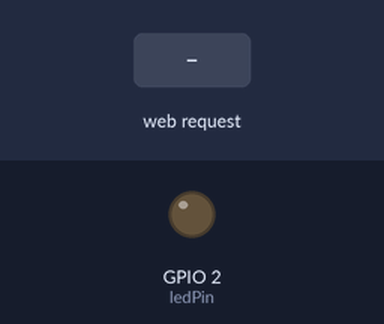
Simulated run of this sketch. Board: ESP8266 (NodeMCU). Parts: output pins drawn as LEDs (lit = HIGH). Inputs (shaded band) come from the test bench. WiFi joins after 1.5 s; servers stay silent unless stated; what the sketch prints to the serial monitor is not drawn.

Above: at 2.7 s.
2.8 s: HTTP request GET /?LED=ON received
At 3.4 s:
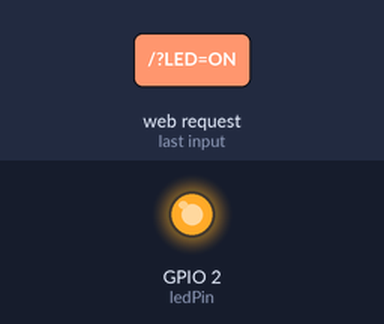
4.3 s: HTTP request GET /?LED=OFF received
At 4.6 s:
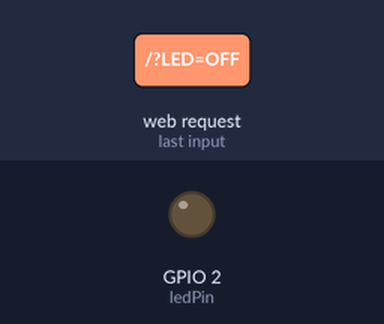
Timing chart, 0 to 7.3 s (numbered marks = the images above; inputs shaded):
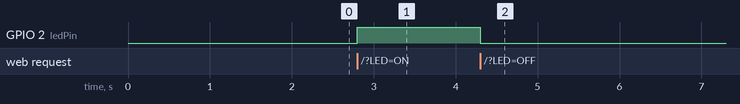

The sketch:

ESP8266_LED_WebServer_JSON.ino
```cpp
/*
   This script uses a ESP8266 wifi module to control a LED Pin through an  JSON client.
   The webserver is hosted in the module and the LED is connected to the PIN 2.
   The JSON clients allows to tunr on and off the light and check the current status.
   Developed by Pedro Oliveira
*/
#include <ESP8266WiFi.h>
#include <WiFiClient.h>
#include <ESP8266WebServer.h>
#include <ESP8266mDNS.h>


const char* ssid = "****";//type your ssid
const char* password = "****";//type your password

IPAddress ip(192, 168, 1, 49); //Requested static IP address for the ESP
IPAddress router(192, 168, 1, 1); // IP address for the Wifi router
IPAddress netmask(255, 255, 255, 0);

int ledPin = 2; // GPIO2 of ESP8266
WiFiServer server(80);
int value = LOW;

void setup() {
  Serial.begin(9600);
  delay(10);


  pinMode(ledPin, OUTPUT);
  digitalWrite(ledPin, LOW);

  // Connect to WiFi network
  Serial.println();
  Serial.println();
  Serial.print("Connecting to ");
  Serial.println(ssid);

  WiFi.config(ip, router, netmask);
  WiFi.begin(ssid, password);

  while (WiFi.status() != WL_CONNECTED) {
    delay(500);
    Serial.print(".");
  }
  Serial.println("");
  Serial.println("WiFi connected");

  // Start the server
  server.begin();
  Serial.println("Server started");

  // Print the IP address
  Serial.print("Use this URL to connect: ");
  Serial.print("http://");
  Serial.print(WiFi.localIP());
  Serial.println("/");

}

void loop() {
  // Check if a client has connected
  WiFiClient client = server.available();
  if (!client) {
    return;
  }

  // Wait until the client sends some data
  Serial.println("new client");
  while (!client.available()) {
    delay(1);
  }

  // Read the first line of the request --------- REGEXP \r means CARIAGE RETURN
  String request = client.readStringUntil('\r');
  Serial.println(request);
  client.flush();

  // Match the request


  if (request.indexOf("LED=ON") != -1) { // if indexOf returns -1 means that the string Request do not contains "/LED=ON"
    digitalWrite(ledPin, HIGH);
    value = HIGH;
  }
  if (request.indexOf("LED=OFF") != -1) { // if indexOf returns -1 means that the string Request do not contains "/LED=OFF"
    digitalWrite(ledPin, LOW);
    value = LOW;
  }

  String response = "";
  if (value == HIGH) {
    response = "{status: on}";
  } else {
    response = "{status: off}";
  }

  client.println("HTTP/1.1 200 OK");

  if(request.indexOf("api/status") !=-1 || request.indexOf("api/LED=") !=-1){
    client.println("Content-Type: application/json;charset=utf-8");
    client.println("Server: ESP8266");
    client.println("Server: Arduino");
    client.println();
    client.println(response);
    client.println();
    } else {
    client.println("Content-Type: text/html");
    client.println(""); //  do not forget this one
    client.println("<!DOCTYPE HTML>");
    client.println("<html>");
    client.println("Atual status: \n");
    client.println(response);
    client.println("<br><br>");
    client.println("Click <a href=\"/LED=ON\">here</a> turn the LED on pin 2 ON<br>");
    client.println("Click <a href=\"/LED=OFF\">here</a> turn the LED on pin 2 OFF<br>");
    client.println("</html>");
  }
  delay(1);
  Serial.println("Client disonnected");
  Serial.println("");

}
```

Measured:
- after the input at 2.8 s, GPIO 2 (ledPin): LOW → HIGH at once
- after the input at 4.3 s, GPIO 2 (ledPin): HIGH → LOW at once
